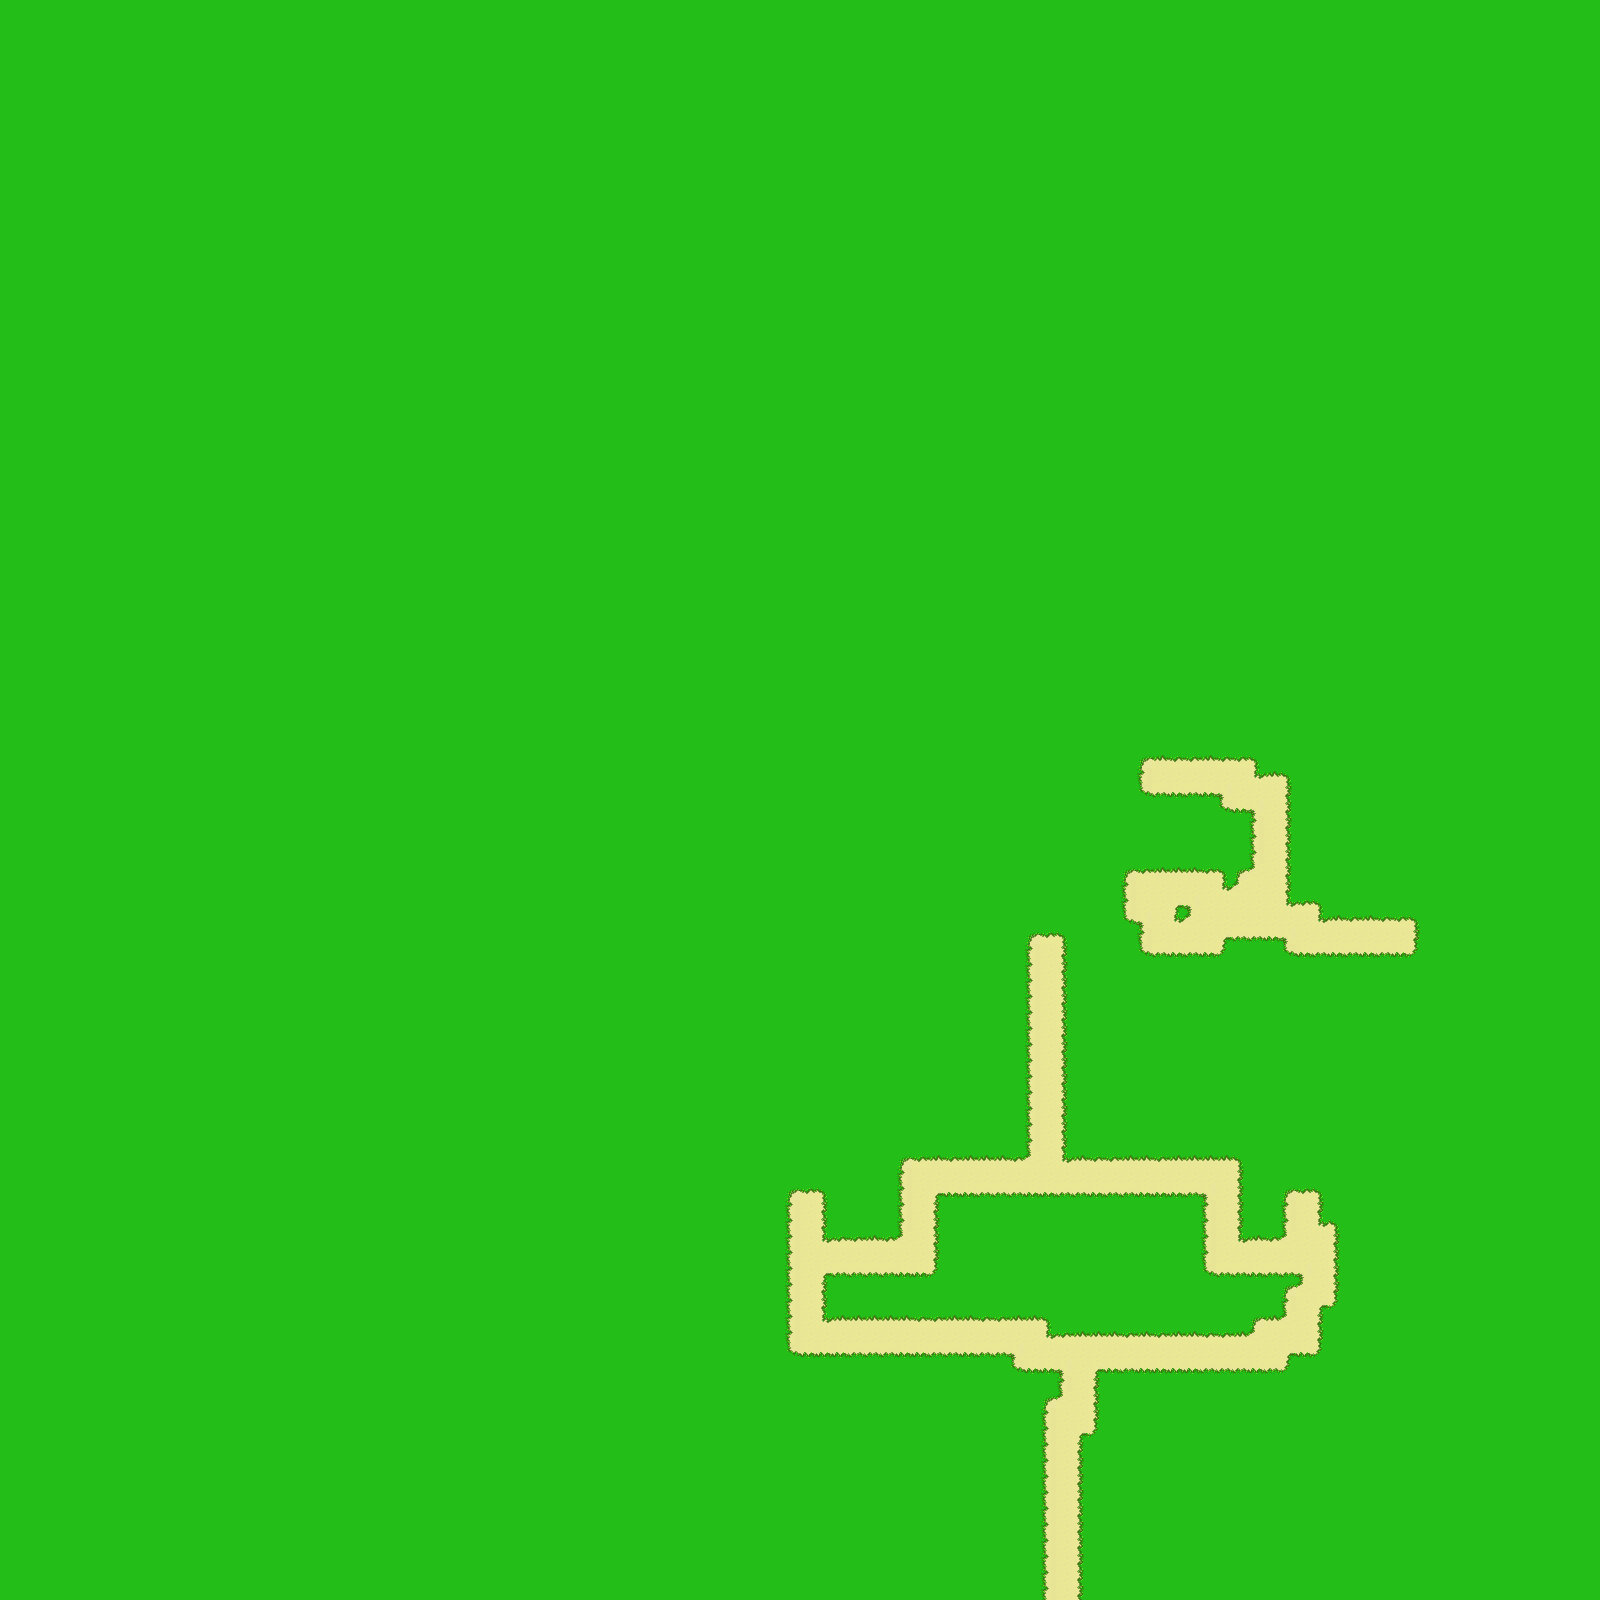

Tiled map render using the project's own tile images. Description and the map definition, with tile-layer contents summarised, below:
An orthogonal 100x100 tile map with 16x16 px tiles, 1 tile layer (Base Layer) and 7 objects (Exit, Entrance, Spawn1, Spawn2, Spawn3, ...).

<map version="1.0" tiledversion="1.1.5" orientation="orthogonal" renderorder="right-down" width="100" height="100" tilewidth="16" tileheight="16" infinite="0" nextobjectid="14">
 <properties>
  <property name="Building" type="bool" value="true" />
  <property name="WorkerBuilding" type="bool" value="true" />
 </properties>
 <tileset firstgid="1" source="..\Tilesets\tilesetManorGrounds.tsx" />
 <layer name="Base Layer" width="100" height="100">
  <data>[10000 cells, 10000 non-empty, 18 distinct tile ids]</data>
 </layer>
 <objectgroup name="Travel Layer">
  <object id="1" name="Exit" x="1030" y="1585.5" width="69" height="13">
   <properties>
    <property name="Map" value="mapManorGrounds" />
   </properties>
  </object>
  <object id="2" name="Entrance" x="1058.58" y="1557.17" width="9" height="7.5">
   <properties>
    <property name="Map" value="mapManorGrounds" />
   </properties>
  </object>
 </objectgroup>
 <objectgroup name="Building Layer">
  <object id="4" name="Spawn1" x="802.667" y="1202.67" width="8.3333" height="13.3333" />
  <object id="5" name="Spawn2" x="1045.33" y="947.667" width="6.3333" height="12.6667" />
  <object id="6" name="Spawn3" x="1298.67" y="1202.85" width="9.33333" height="11.6364" />
  <object id="9" name="BuildingChest" x="1075.5" y="1317" width="8.5" height="7" />
  <object id="11" name="Pantry" x="1014.25" y="1200.25" width="63.5" height="63.5" />
 </objectgroup>
</map>
